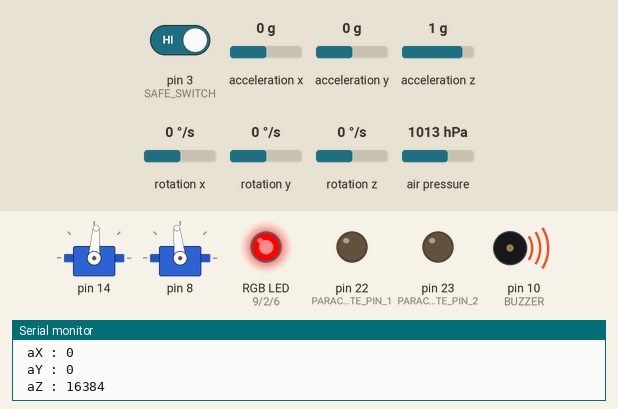
This sketch was run on a simulated Arduino Mega 2560, built with avr-gcc and run on an emulated ATmega2560. On the bench: 2 × servo, an RGB LED mixed from three pins (HIGH = lit), output pins drawn as LEDs (lit = HIGH), buzzer (waves = sounding), the last lines printed to the serial monitor. The test bench sets the inputs (shaded band); at power-on: pin 3 (SAFE_SWITCH) HIGH, acceleration x 0 g, acceleration y 0 g, acceleration z 1 g, rotation x 0 °/s, rotation y 0 °/s, rotation z 0 °/s, air pressure 1013 hPa. Storage starts empty; random numbers use the default seed unless the sketch sets one.

Above: at 4.0 s.
4.1 s: pin 3 (SAFE_SWITCH) driven LOW
At 5.8 s:
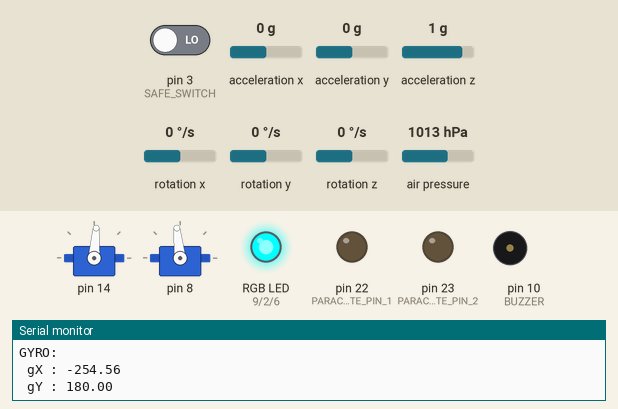
12.5 s: pin 3 (SAFE_SWITCH) driven HIGH
At 12.8 s:
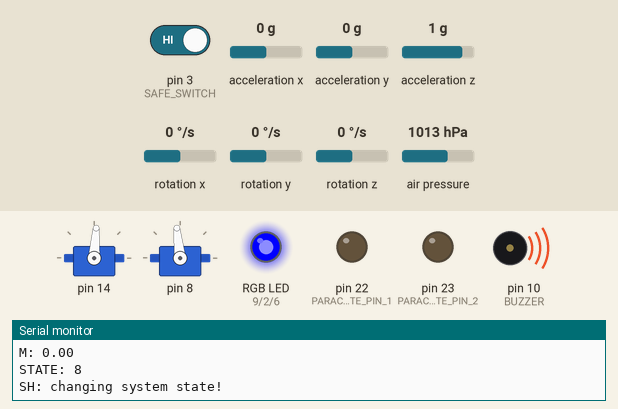
At 17.4 s:
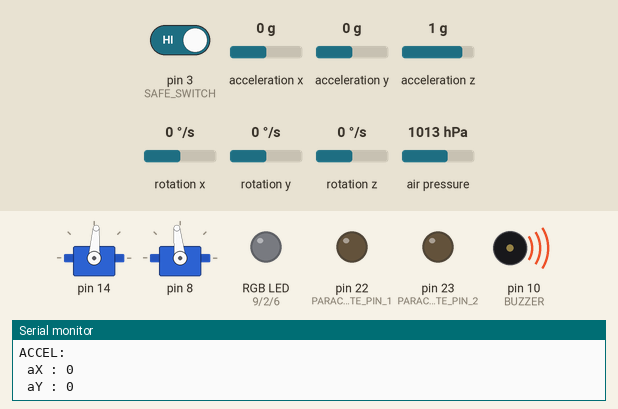
Timing chart, 0 to 30.2 s (numbered marks = the images above; inputs shaded):
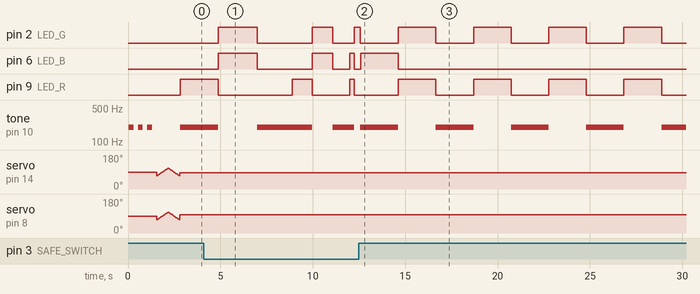

Measured:
- after the input at 12.5 s, pin 6 (LED_B): LOW → HIGH after 0.09 s, → LOW 2.0 s later; pin 9 (LED_R): alternates HIGH for 2.0 s and LOW for 2.0 s, starting after 2.1 s
- by itself, pin 2 (LED_G): alternates HIGH for 2.0 s and LOW for 2.0 s
- by itself, tone on pin 10 (BUZZER): alternates 200 Hz for 2.0 s and silent for 2.0 s

The sketch:

ROCKET_CODE_ATOM_v.2.ino
```cpp
#include "BlipSystem.h"

BlipSystem *pBlipSystem = new BlipSystem();

/*          ЗАМЕТКИ
   ( (-) - не исправлено, (+) - исправлено)
   -Отключена проверка состояния
   -Перед запуском проверь код
   -Парашют отключен!!!!!!!!!!!!!!!
   -Время калибровки уменьшено
   -Время между логами уменьшено
   -Отключена проверка работы SD Card Holder'а
   +Задержка в лупе!!!
   +Постоянная коректировка по акселерометру
*/

void setup() {
  pBlipSystem->init();
}

void loop() {
  pBlipSystem->execute();
}

void restartSystem() {
  pBlipSystem->init();
}
```

BlipState.h
```cpp
#ifndef _BLIP_STATE_BLIP_H_
#define _BLIP_STATE_BLIP_H_

//#include "BlipSystem.h"

class BlipSystem;

class BlipState {
  protected:
    BlipSystem* pBlipSystem;
  public:
    BlipState(BlipSystem* pBlipSystem){
      this->pBlipSystem = pBlipSystem;
    }

    virtual void execute() = 0;
};

#endif
```

BlipSystem.cpp
```cpp
#include "BlipSystem.h"
#include "Arduino.h"

void BlipSystem::init() {
  bool wasError = false;
  Serial.begin(9600);
  delay(50);
  Serial.println("START...");

  pinMode(BUZZER, OUTPUT);
  pinMode(PARACHUTE_PIN_1, OUTPUT);
  digitalWrite(PARACHUTE_PIN_1, LOW);
  pinMode(PARACHUTE_PIN_2, OUTPUT);
  digitalWrite(PARACHUTE_PIN_2, LOW);
  pinMode(LED_R, OUTPUT);
  pinMode(LED_G, OUTPUT);
  pinMode(LED_B, OUTPUT);
  pinMode(SAFE_SWITCH, INPUT_PULLUP);

  bool cls_start[3] = {true, true, true};
  setIndication(0, 0, cls_start, 1000, 0);
  tone(BUZZER, P_TONE);
  delay(250);
  noTone(BUZZER);
  delay(250);
  tone(BUZZER, P_TONE);
  delay(250);
  noTone(BUZZER);
  delay(250);
  tone(BUZZER, P_TONE);
  delay(250);
  noTone(BUZZER);
  delay(250);

  pServoX->attach(14);
  pServoZ->attach(8);

  for (int pos = 70; pos <= 110; pos += 1) { // goes from 0 degrees to 180 degrees in steps of 1 degree
    pServoX->write(pos);
    pServoZ->write(pos);              // tell servo to go to position in variable 'pos'
    delay(15);                       // waits 15ms for the servo to reach the position
  }
  for (int pos = 110; pos >= 70; pos -= 1) { // goes from 180 degrees to 0 degrees
    pServoX->write(pos);
    pServoZ->write(pos);              // tell servo to go to position in variable 'pos'
    delay(15);                       // waits 15ms for the servo to reach the position
  }

  pServoX->write(86);
  pServoZ->write(96);

  //  Serial.println("Flash init: " + flash.initialize() ? "OK!" : "FAIL!");
  if (!bmp.begin()) {
    Serial.println(F("Could not find a valid BMP280 sensor, check wiring!"));
    //while (1);
    wasError = true;
  }
  /* Default settings from datasheet. */
  bmp.setSampling(Adafruit_BMP280::MODE_NORMAL,     /* Operating Mode. */
                  Adafruit_BMP280::SAMPLING_X2,     /* Temp. oversampling */
                  Adafruit_BMP280::SAMPLING_X16,    /* Pressure oversampling */
                  Adafruit_BMP280::FILTER_X16,      /* Filtering. */
                  Adafruit_BMP280::STANDBY_MS_500); /* Standby time. */

  Serial.println("\nUpdating position...");
  updatePosition();
  //setIndication(b_im, b_tn);

  if (!pLogger->start()){
    wasError = true;
  }

  Serial.println("Setup is over");
  if (wasError) {
    Serial.println("was ERROR!");
    bool cls_err[3] = {true, false, false};
    setIndication(N_TONE, 2000, cls_err, 2000);
    state = FINAL_STATE;
    return;
  }
  loopTimer = millis();
  bool cls[3] = {true, true, true};
  setIndication(P_TONE, 1000, cls, 1000, 3);
}

void BlipSystem::execute() {
  updatePosition();
  switch (state) {
    case SETUP:
      pState->execute();
      break;
    case WAITING_START:
      waitingStart();
      break;
    case MIDDLE_AIR:
      //myservoX.write((axis_x_max - axis_x_min) / 2 - roll);
      //myservoY.write((axis_y_max - axis_y_min) / 2 - pitch);
      thrusterStabilization((double)(millis() - loopTimer) / 1000);
      break;
    case LANDING:
      parachuteLanding();
      pState->execute();
      break;
    case SAVING_STATE:
      state = FINAL_STATE;
      bool cls[3] = {true, true, true};
      setIndication(P_TONE, 2000, cls, 2000, 1);
      break;
    case FINAL_STATE:
      break;
  }
  Serial.println("ACCEL:");
  Serial.println(" aX : " + (String)accX);
  Serial.println(" aY : " + (String)accY);
  Serial.println(" aZ : " + (String)accZ);
  Serial.println("GYRO:");
  Serial.println(" gX : " + (String)gyroX);
  Serial.println(" gY : " + (String)gyroY);
  Serial.println(" gZ : " + (String)gyroZ);
  Serial.println("M: " + (String)height);
  Serial.println("STATE: " + (String)state);
  //checkState();
  indicate();
  pLogger->logInfo();
  loopTimer = millis();
  delay(20);
}

void BlipSystem::checkState(){
  double a = sqrt(accY * accY + accZ * accZ + accX * accX);
  if ((gyroX >= 60 || gyroX <= -60 || gyroZ >= 60 || gyroZ <= -60) && state == MIDDLE_AIR) {
    event_code = EVENT_MISSION_ABORT;
    event_meter += 2;
    Serial.println("ENTER: " + (String)event_meter);
  } else if (height >= goal_height) {
    event_code = EVENT_GOAL_HAD_REACHED;
    event_meter += 100;
  } else if (a <= 5000) {
    event_code = EVENT_GOAL_HAD_REACHED;
    event_meter += 10;
  }
  else {
    event_meter = 0;
    event_code = 0;
  }
  if (event_meter >= 100) {
    Serial.println("CODE: " + (String)event_code);
    if (EVENT_GOAL_HAD_REACHED == event_code) {
      state = LANDING;
      delete pState;
      pState = new LandingState(this);
      bool cls[3] = {true, false, false};
      setIndication(N_TONE, 2000, cls, 2000, 1);
      pLogger->logEvent("GOAL HAD REACHED(empty fueltank)");
      pImuUnit->useAccelCorrection(true);
    } else if (EVENT_MISSION_ABORT == event_code) {
      state = LANDING;
      delete pState;
      pState = new LandingState(this);
      Serial.println("ENTRED!");
      bool cls_2[3] = {true, false, false};
      setIndication(N_TONE, 0, cls_2, 0);
      pLogger->logEvent("MISSION ABORT");
      pImuUnit->useAccelCorrection(true);
    }
    event_meter = 0;
  }
}

void BlipSystem::setIndication(int buzTone, unsigned long buzDelta = 0, int buzCount = -1) {
  buzzerTone = buzTone;
  buzzerDelta = buzDelta;
  buzzerCount = buzCount * 2 - 1;
  buzzerTimer = millis();
  buzzerState = true;
  tone(BUZZER, buzzerTone);
}

void BlipSystem::setIndication(bool rgbCls[3], unsigned long rgbDelta = 0, int rgbCount = -1) {
  ledColors[0] = rgbCls[0];
  ledColors[1] = rgbCls[1];
  ledColors[2] = rgbCls[2];
  ledDelta = rgbDelta;
  ledCount = rgbCount * 2 - 1;
  ledTimer = millis();
  ledState = true;
  digitalWrite(LED_R, !ledColors[0]);
  digitalWrite(LED_G, !ledColors[1]);
  digitalWrite(LED_B, !ledColors[2]);
}

void BlipSystem::setIndication(int buzTone, unsigned long buzDelta, bool rgbCls[3], unsigned long rgbDelta, int buzCount = -1, int rgbCount = -1) {
  setIndication(buzTone, buzDelta, buzCount);
  setIndication(rgbCls, rgbDelta, rgbCount);
}

void BlipSystem::indicate() {
  if (millis() - buzzerTimer >= buzzerDelta && buzzerCount != 0 && buzzerDelta != 0) {
    if (!buzzerState)
      tone(BUZZER, buzzerTone);
    else
      noTone(BUZZER);
    buzzerTimer = millis();
    buzzerState = !buzzerState;
    if (buzzerCount > 0)
      buzzerCount--;
  }
  if (millis() - ledTimer >= ledDelta && ledCount != 0 && ledDelta != 0) {
    digitalWrite(LED_R, ledColors[0] && ledState);
    digitalWrite(LED_G, ledColors[1] && ledState);
    digitalWrite(LED_B, ledColors[2] && ledState);
    ledTimer = millis();
    ledState = !ledState;
    if (ledCount > 0)
      ledCount--;
  }
}

void BlipSystem::parachuteLanding() {
  landingTimer = landingTimer == 0 ? millis() : landingTimer;
  /*
    if (millis() - landingTimer >= 2000) {
    digitalWrite(PARACHUTE_PIN_1, LOW);
    digitalWrite(PARACHUTE_PIN_2, LOW);
    }
    else {
    digitalWrite(PARACHUTE_PIN_1, HIGH);
    digitalWrite(PARACHUTE_PIN_2, HIGH);
    }
    double a = sqrt(accY * accY + accZ * accZ + accX * accX);
  */
  /*
    if (a >= 18000) {
    state = SAVING_STATE;
    bool cls[3] = {false, true, false};
    setIndication(P_TONE, 500, cls, 500);
    }*/
}

void BlipSystem::thrusterStabilization(double dt) {
  double x_u, z_u, x_e, z_e, x_d, z_d, x_i, z_i, x_p, z_p;
  x_e = gyroX;
  z_e = -gyroZ;
  x_p = kP * x_e;
  z_p = kP * z_e;
  x_i = last_x_i + kI * x_e * dt / 1000;
  z_i = last_z_i + kI * z_e * dt / 1000;
  x_d = kD * (x_e - last_x_e) / dt * 1000;
  z_d = kD * (z_e - last_z_e) / dt * 1000;
  x_u = x_p + x_i + x_d;
  z_u = z_p + z_i + z_d;
  double angleX = constrain(axis_x_center + x_e, axis_x_min, axis_x_max);
  double angleZ = constrain(axis_z_center + z_e, axis_z_min, axis_z_max);
  pServoX->write(angleX);
  pServoZ->write(angleZ);
  Serial.println("servoX: " + (String)angleX + ", uX: " + (String)x_u);
  Serial.println("servoZ: " + (String)angleZ + ", uZ: " + (String)z_u);
  last_x_e = x_e;
  last_z_e = z_e;
  last_x_i = x_i;
  last_z_i = z_i;
}

void BlipSystem::waitingStart() {
  double a = sqrt(accY * accY + accZ * accZ + accX * accX);
  if (accY >= 25000) {
    state = MIDDLE_AIR;
    bool cls[3] = {false, false, true};
    setIndication(P_TONE, 1000, cls, 0);
    pLogger->logEvent("ROCKET IN AIR");
    pImuUnit->useAccelCorrection(false);
    //setIndication(b_im, b_tn);
  }
}

void BlipSystem::updatePosition() {
  pImuUnit->getMetrics6(&gyroX, &gyroY, &gyroZ, &accX, &accY, &accZ);
  height = bmp.readAltitude(seaAirPressure) - zeroHeight;
}
```

BlipSystem.h
```cpp
#ifndef _BLIP_SYSTEM_BLIP_H_
#define _BLIP_SYSTEM_BLIP_H_

#include <SPI.h>
#include <Wire.h>
#include <Servo.h>
#include <Adafruit_BMP280.h>

#include "BlipState.h"
#include "LandingState.h"
#include "SetupState.h"
#include "SystemLogger.h"
#include "OrintationUnit.h"

//State codes
#define SETUP 8
#define WAITING_START 1
#define MIDDLE_AIR 2
#define LANDING 3
#define SAVING_STATE 6
#define FINAL_STATE 4
//Event codes
#define EVENT_GOAL_HAD_REACHED 22
#define EVENT_MISSION_ABORT 10

#define TO_DEG 57.2957f
#define TIME_OUT 20
#define BETA 0.22f
#define FLASH_SS 8
#define MPU 0x68/*
  #define BMP_SCK  (13)
  #define BMP_MISO (12)
  #define BMP_MOSI (11)
  #define BMP_CS   (10)*/

#define PARACHUTE_PIN_1 22
#define PARACHUTE_PIN_2 23
#define SD_CARD 0
#define BUZZER 10
#define SAFE_SWITCH 3
#define LED_R 9
#define LED_G 2
#define LED_B 6
#define P_TONE 200
#define N_TONE 1000
/*
   INFO:
   Модуль вектора земного притяжения для GY-521 примерно равен 16700 (+-1000)
*/

class SystemLogger;
class OrintationUnit;

class BlipSystem {
  private:
    OrintationUnit* pImuUnit = new OrintationUnit(135);
    SystemLogger* pLogger = new SystemLogger(this, 1000);
    BlipState* pState = new SetupState(this, SAFE_SWITCH);

    Servo* pServoX = new Servo;
    Servo* pServoZ = new Servo;
    Adafruit_BMP280 bmp; // I2C
    //Adafruit_BMP280 bmp(BMP_CS); // hardware SPI
    //Adafruit_BMP280 bmp(BMP_CS, BMP_MOSI, BMP_MISO,  BMP_SCK);
    //SPIFlash flash(FLASH_SS, 0xEF30);

    long accX = 0;
    long accY = 0;
    long accZ = 0;
    double gyroX = 0;
    double gyroY = 0;
    double gyroZ = 0;
    double height = 0;
    double zeroHeight = 0;

    const int axis_x_min = 51, axis_x_max = 121, axis_x_center = 86, axis_z_min = 61, axis_z_max = 126, axis_z_center = 96;
    double kP = 0.5, kI = 0.5, kD = 0.1, last_x_e = 0, last_z_e = 0, last_x_i = 0, last_z_i = 0,
           goal_height = 9000, seaAirPressure = 1013.25;
    unsigned long loopTimer = 0;

    unsigned int *pBuzzerImpulses = NULL, *pBuzzerTones = NULL;

    int state = SETUP, buzzerN = 0;

    //CheckState
    int event_meter = 0, event_code = 0;

    //Indication
    bool buzzerState = false, ledState = false, ledColors[3];
    int buzzerTone = 0, buzzerDelta = 0, buzzerCount = 0, ledDelta = 0, ledCount = 0;
    unsigned long buzzerTimer = 0, ledTimer = 0;

    //Parachute
    unsigned long landingTimer = 0;

  public:

    void init();

    void execute();

    void checkState();

    void setIndication(int buzTone, unsigned long buzDelta = 0, int buzCount = -1);

    void setIndication(bool rgbCls[3], unsigned long rgbDelta = 0, int rgbCount = -1);

    void setIndication(int buzTone, unsigned long buzDelta, bool rgbCls[3], unsigned long rgbDelta, int buzCount = -1, int rgbCount = -1);

    void indicate();

    void parachuteLanding();

    void thrusterStabilization(double dt);

    void waitingStart();

    void updatePosition();

    int getState(){return state;}
    void setState(int state){this->state = state;}

    long getAccX(){return accX;}
    long getAccY(){return accY;}
    long getAccZ(){return accZ;}

    double getGyroX(){return gyroX;}
    double getGyroY(){return gyroY;}
    double getGyroZ(){return gyroZ;}

    double getHeight(){return height;}
    double getZeroHeight(){return zeroHeight;}
    void setZeroHeight(double zeroHeight){this->zeroHeight = zeroHeight;}

    Servo* getServoXPointer(){return pServoX;}
    Servo* getServoZPointer(){return pServoZ;}

    SystemLogger* getSystemLogger(){return pLogger;}

    OrintationUnit* getImuUnitPointer(){return pImuUnit;}
};

#endif
```

LandingState.cpp
```cpp
#include "BlipSystem.h"
#include "LandingState.h"
#include "Arduino.h"

LandingState::LandingState(BlipSystem* pBlipSystem, unsigned long _timerDelta = 250, double mad = 0.1) : BlipState(pBlipSystem), MAX_ACCEPTABLE_DELTA(mad) {
  timerDelta = _timerDelta;
  timer = 0;
  hMax = hMin = 0;
}

void LandingState::execute() {
  if (cnt >= 20) {
    if (abs(hMax - hMin) <= MAX_ACCEPTABLE_DELTA) {
      pBlipSystem->setState(SAVING_STATE);
      bool cls[3] = {false, true, false};
      pBlipSystem->setIndication(P_TONE, 500, cls, 500);
      pBlipSystem->getSystemLogger()->logEvent("ROCKET WAS LANDED");
      pBlipSystem->getSystemLogger()->finish();
    }
    cnt = 0;
  }
  else if (millis() - timer >= timerDelta) {
    if (cnt == 0) {
      hMax = hMin = pBlipSystem->getHeight();
    } else {
      hMax = max(hMax, pBlipSystem->getHeight());
      hMin = min(hMin, pBlipSystem->getHeight());
    }
    cnt++;
    timer = millis();
  }
}
```

LandingState.h
```cpp
#ifndef _LANDING_STATE_BLIP_H_
#define _LANDING_STATE_BLIP_H_

#include "BlipState.h"

class BlipState;

class LandingState : public BlipState {
  private:
    const double MAX_ACCEPTABLE_DELTA;
    int cnt = 0;
    double hMax, hMin;
    unsigned long timerDelta, timer;
  public:
    LandingState(BlipSystem* pBlipSystem, unsigned long _timerDelta = 250, double mad = 0.1);

    void execute();
};

#endif
```

OrintationUnit.cpp
```cpp
#include "OrintationUnit.h"
#include <Wire.h>
#include "Arduino.h"

OrintationUnit::OrintationUnit(float axesRotation = 0, bool accelCorrection = true) {
  Wire.begin();
  kalmanX.setAngle(180); // Set starting angle
  kalmanY.setAngle(180);
  kalmanZ.setAngle(180);
  timer = micros();
  offsetX = 0;
  offsetY = 0;
  offsetZ = 0;
  accelgyro.initialize();
  Serial.println("Testing MPU6050 connections...");
  Serial.println(accelgyro.testConnection() ? "MPU6050 connection successful" : "MPU6050 connection failed");
  this->accelCorrection = accelCorrection;
  this->axesRotation = axesRotation;
}

void OrintationUnit::getMetrics6(double* pAngleX, double* pAngleY, double* pAngleZ, long* pAccX, long* pAccY, long* pAccZ) {
  int16_t accX, accY, accZ, gyroX, gyroY, gyroZ;
  accelgyro.getMotion6(&accX, &accY, &accZ, &gyroX, &gyroY, &gyroZ);
  /* Calculate the angls based on the different sensors and algorithm */
  double accYangle = (atan2(accX, accZ) + PI) * RAD_TO_DEG; // Angle calculate using the accelerometer
  double accXangle = (atan2(accY, accZ) + PI) * RAD_TO_DEG;
  double accZangle = (atan2(accX, accY) + PI) * RAD_TO_DEG;
  double gyroXrate = (double)gyroX / 131.0;
  double gyroYrate = -((double)gyroY / 131.0);
  double gyroZrate = ((double)gyroZ / 131.0);
  gyroXangle += kalmanX.getRate() * ((double)(micros() - timer) / 1000000); // Calculate gyro angle using the unbiased rate
  gyroYangle += kalmanY.getRate() * ((double)(micros() - timer) / 1000000);
  gyroZangle += kalmanZ.getRate() * ((double)(micros() - timer) / 1000000);
  if (accelCorrection) {
    kalAngleX = kalmanX.getAngle(accXangle, gyroXrate, (double)(micros() - timer) / 1000000); // Calculate the angle using a Kalman filter
    kalAngleY = kalmanY.getAngle(accYangle, gyroYrate, (double)(micros() - timer) / 1000000);
    kalAngleZ = kalmanZ.getAngle(accZangle, gyroZrate, (double)(micros() - timer) / 1000000);
  } else {
    kalAngleX += gyroXrate * (double)(micros() - timer) / 1000000;
    kalAngleY += gyroYrate * (double)(micros() - timer) / 1000000;
    kalAngleZ += gyroZrate * (double)(micros() - timer) / 1000000;
  }
  timer = micros();
  *pAngleX = (kalAngleX) * cos(axesRotation * DEG_TO_RAD) -
             (kalAngleZ) * sin(axesRotation * DEG_TO_RAD) - offsetX;
  *pAngleY = kalAngleY - offsetY;
  *pAngleZ = (kalAngleX) * sin(axesRotation * DEG_TO_RAD) +
             (kalAngleZ) * cos(axesRotation * DEG_TO_RAD) - offsetZ;
  *pAccX = accX;
  *pAccY = accY;
  *pAccZ = accZ;
  // The accelerometer's maximum samples rate is 1kHz
}

void OrintationUnit::useAccelCorrection(bool accelCorrection) {
  this->accelCorrection = accelCorrection;
}

void OrintationUnit::setOffsetXYZ(double offsetX, double offsetY, double offsetZ) {
  this->offsetX = offsetX;
  this->offsetY = offsetY;
  this->offsetZ = offsetZ;
}

void OrintationUnit::setAxesRotation(float axesRotation) {
  this->axesRotation = axesRotation;
}
```

SetupState.h
```cpp
#ifndef _SETUP_STATE_BLIP_H_
#define _SETUP_STATE_BLIP_H_

#include "BlipState.h"

class BlipState;

class SetupState : public BlipState {
  private:
    const int safeSwitchPin;
    int setupState, sumCnt;
    unsigned long setupTimer;
    unsigned long warmingTime;
    unsigned long calibrationTime;
    double zSum, xSum, hSum;
  public:
    SetupState(BlipSystem* pBlipSystem, int sbp);

    void execute();

    void reset();
};

#endif
```

SystemLogger.h
```cpp
#ifndef _SYSTEM_LOGGER_BLIP_H_
#define _SYSTEM_LOGGER_BLIP_H_

#include <SD.h>
//#include "BlipSystem.h"

class BlipSystem;

class SystemLogger {
  private:
    BlipSystem* pBlipSystem;
    File file;
    String fileName;
    unsigned long startTimer = 0, logDelta, logTimer = 0;
  public:
    SystemLogger(BlipSystem* pBS, unsigned long _logDelta = 50);

    bool start();

    void logInfo();

    void logEvent(String eventName);

    void finish();
};

#endif
```

Source omitted: OrintationUnit.h (3043 bytes), SetupState.cpp (2145 bytes), SystemLogger.cpp (2247 bytes)
